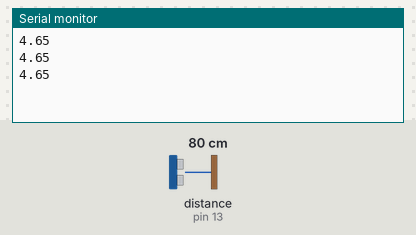
Bench run of a sketch on a simulated Arduino Uno, built with avr-gcc and run on an emulated ATmega328P. On the bench: the last lines printed to the serial monitor. Wiring (inferred from the names in the program): ultrasonic range finder: trigger pin 12; echo pin 13. The test bench sets the inputs (shaded band); at power-on: distance to the obstacle (sensor on pin 13) 80 cm. The echo pulse lasts 58.3 µs per cm.

Above: at 1.3 s.
1.4 s: distance to the obstacle (sensor on pin 13) set to 2 cm
At 1.9 s:
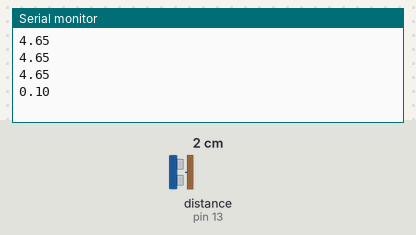
2.9 s: distance to the obstacle (sensor on pin 13) set to 4 cm
At 3.4 s:
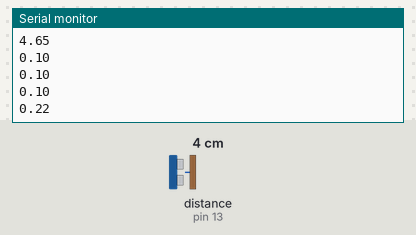
Timing chart, 0 to 5.9 s (numbered marks = the images above; inputs shaded):
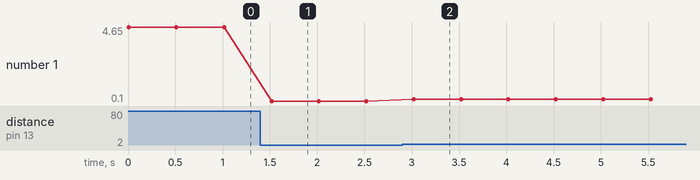

The sketch:

Echo-MedindoVelocidadeDoSom.ino
```cpp
#define echoPin 13 //Pino 13 recebe o pulso do echo
#define trigPin 12 //Pino 12 envia o pulso para gerar o echo

void setup()
{
   Serial.begin(9600); //inicia a porta serial
   pinMode(echoPin, INPUT); // define o pino 13 como entrada (recebe)
   pinMode(trigPin, OUTPUT); // define o pino 12 como saida (envia)
}
  double velocidade =0;
  double danterior=0;
void loop()
{

  //seta o pino 12 com um pulso baixo "LOW" ou desligado ou ainda 0
    digitalWrite(trigPin, LOW);
  // delay de 2 microssegundos
    delayMicroseconds(2);
  //seta o pino 12 com pulso alto "HIGH" ou ligado ou ainda 1
    digitalWrite(trigPin, HIGH);
  //delay de 10 microssegundos
    delayMicroseconds(10);
  //seta o pino 12 com pulso baixo novamente
    digitalWrite(trigPin, LOW);
  //pulseInt lê o tempo entre a chamada e o pino entrar em high
    double duracao = pulseIn(echoPin,HIGH);  //medido em microsegundos


  //exibe o valor em milisegundos
  Serial.println(duracao/1000);

  delay(500);

}
```

Measured:
- after the input at 1.4 s, the serial monitor: prints a new line after 0.12 s (image 1)
- after the input at 2.9 s, the serial monitor: prints a new line after 0.12 s (image 2)
- plotted number 1: 4.65 → 0.1 after the input at 1.4 s, 0.1 → 0.22 after the input at 2.9 s
